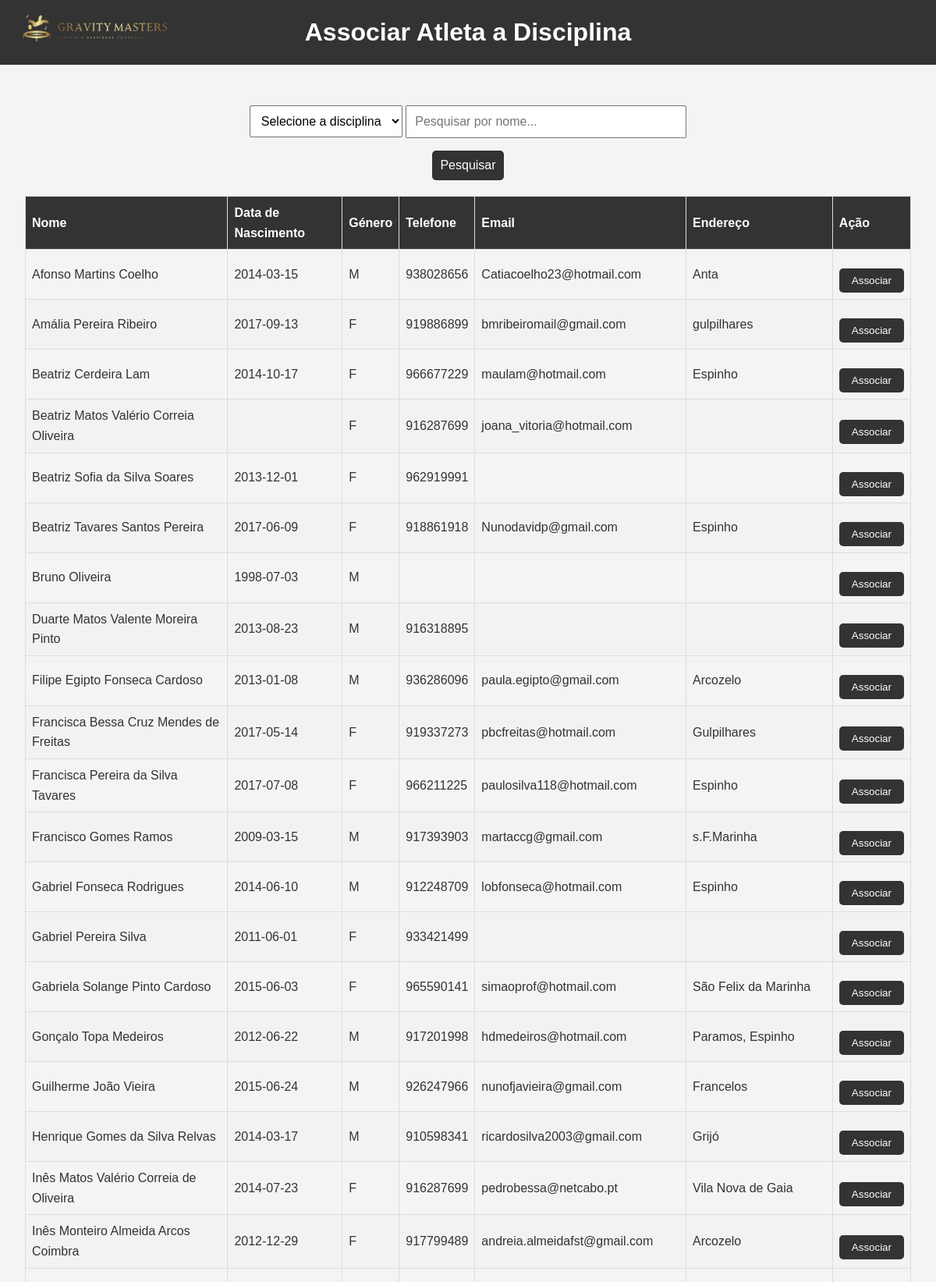
/frontend/assign_discipline.php (upper part), run on the app's committed database.
### tables this page shows
CREATE TABLE "Athlete" (
    idAthlete INTEGER PRIMARY KEY AUTOINCREMENT,
    name VARCHAR(255) NOT NULL,
    birthday DATE,
    genre VARCHAR(1) NOT NULL,
    mobile VARCHAR(20),
    email VARCHAR(255), username TEXT,
    password VARCHAR(255),
    address VARCHAR(255),
    ageGroup VARCHAR(255), "fgpNumber" TEXT, "tag_uid" TEXT,
    UNIQUE(idAthlete)
);

### frontend/assign_discipline.php (the view, shortened to what this page needs)
<!DOCTYPE html>
<html lang="pt">
<head>
    <link rel="stylesheet" href="../css/assign_discipline.css">
</head>
<body>
    <header>
        <div class="header-content">
            <h1>Associar Atleta a Disciplina</h1>
        </div>
        <div class="logo-content">
            <img src="..\imagens\teste.png" alt="Logo do Clube" class="header-logo">
        </div>
    </header>
    <main>
        <div class="search-container">
            <select id="disciplineSelect">
                <option value="">Selecione a disciplina</option>
            </select>
            <input type="text" id="searchInput" onkeyup="filterTable()" placeholder="Pesquisar por nome...">
            <button type="button" onclick="filterTable()">Pesquisar</button>
        </div>
        <table id="athleteTable">
            <thead>
                <tr>
                    <th>Nome</th>
                    <th>Data de Nascimento</th>
                    <th>Género</th>
                    <th>Telefone</th>
                    <th>Email</th>
                    <th>Endereço</th>
                    <th>Ação</th>
                </tr>
            </thead>
            <tbody>
                <?php
                include '../backend/db_connect.php';
                try {
                    $sql = "SELECT idAthlete, name, birthday, genre, mobile, email, address FROM Athlete";
                    $stmt = $conn->query($sql);
                    while ($row = $stmt->fetch(PDO::FETCH_ASSOC)) {
                        echo "<tr>";
                        echo "<td>{$row['name']}</td>";
                        echo "<td>{$row['birthday']}</td>";
                        echo "<td>{$row['genre']}</td>";
                        echo "<td>{$row['mobile']}</td>";
                        echo "<td>{$row['email']}</td>";
                        echo "<td>{$row['address']}</td>";
                        echo "<td>
                                 <form action='../backend/assign_discipline.php' method='POST' onsubmit='return validateForm(this);'>
                                     <input type='hidden' name='athlete_id' value='{$row['idAthlete']}'>
                                     <input type='hidden' name='discipline' value='' class='disciplineInput'>
                                     <button type='submit'>Associar</button>
                                 </form>
                              </td>";
                        echo "</tr>";
                    }
                } catch (Exception $e) {
                    echo "<tr><td colspan='7'>Erro: " . $e->getMessage() . "</td></tr>";
                }
                ?>
            </tbody>
        </table>
    </main>
</body>
</html>

### css/assign_discipline.css (style rules this page uses)
* { margin: 0; padding: 0; box-sizing: border-box; }
body { font-family: Arial, sans-serif; line-height: 1.6; background-color: #f4f4f4; color: #333; display: flex; flex-direction: column; min-height: 100vh; }
header { background: #333; color: #fff; padding: 1rem; max-height: 90px; }
.header-content { display: flex; align-items: center; justify-content: space-between; max-width: 1200px; margin: 0 auto; padding: 0 1rem; }
.header-logo { max-height: 100%; height: auto; margin-right: 0rem; }
header h1 { flex: 1; text-align: center; margin: 0; font-size: 2rem; }
.logo-content { position: absolute; top: 10px; left: 20px; }
main { flex: 1; padding: 2rem; text-align: center; }
button { display: inline-block; background: #333; color: #fff; padding: 0.5rem 1rem; border: none; border-radius: 5px; cursor: pointer; transition: background 0.3s; margin-top: 1rem; }
table { width: 100%; border-collapse: collapse; margin-top: 1rem; }
thead { background: #333; color: #fff; }
th, td { padding: 8px; border: 1px solid #dddddd; text-align: left; }
tr:nth-child(even) { background-color: #f2f2f2; }
.search-container { margin: 20px auto; max-width: 600px; }
.search-container select, .search-container input[type=text], .search-container button { padding: 10px; font-size: 16px; }
.search-container input[type=text] { width: 60%; }
.search-container button { background: #333; border: none; cursor: pointer; transition: background 0.3s; }

### data on the page
athlete: name "Afonso Martins Coelho", birthday "2014-03-15", genre "M", mobile "938028656", email "Catiacoelho23@hotmail.com", address "Anta"
athlete: name "Amália Pereira Ribeiro", birthday "2017-09-13", genre "F", mobile "919886899", email "bmribeiromail@gmail.com", address "gulpilhares"
athlete: name "Beatriz Cerdeira Lam", birthday "2014-10-17", genre "F", mobile "966677229", email "maulam@hotmail.com", address "Espinho"
athlete: name "Beatriz Matos Valério Correia Oliveira", genre "F", mobile "916287699", email "joana_vitoria@hotmail.com"
athlete: name "Beatriz Sofia da Silva Soares", birthday "2013-12-01", genre "F", mobile "962919991"
athlete: name "Beatriz Tavares Santos Pereira", birthday "2017-06-09", genre "F", mobile "918861918", email "Nunodavidp@gmail.com", address "Espinho"
athlete: name "Bruno Oliveira", birthday "1998-07-03", genre "M"
athlete: name "Duarte Matos Valente Moreira Pinto", birthday "2013-08-23", genre "M", mobile "916318895"
athlete: name "Filipe Egipto Fonseca Cardoso", birthday "2013-01-08", genre "M", mobile "936286096", email "paula.egipto@gmail.com", address "Arcozelo"
athlete: name "Francisca Bessa Cruz Mendes de Freitas", birthday "2017-05-14", genre "F", mobile "919337273", email "pbcfreitas@hotmail.com", address "Gulpilhares"
athlete: name "Francisca Pereira da Silva Tavares", birthday "2017-07-08", genre "F", mobile "966211225", email "paulosilva118@hotmail.com", address "Espinho"
athlete: name "Francisco Gomes Ramos", birthday "2009-03-15", genre "M", mobile "917393903", email "martaccg@gmail.com", address "s.F.Marinha"
athlete: name "Gabriel Fonseca Rodrigues", birthday "2014-06-10", genre "M", mobile "912248709", email "lobfonseca@hotmail.com", address "Espinho"
athlete: name "Gabriel Pereira Silva", birthday "2011-06-01", genre "F", mobile "933421499"
athlete: name "Gabriela Solange Pinto Cardoso", birthday "2015-06-03", genre "F", mobile "965590141", email "simaoprof@hotmail.com", address "São Felix da Marinha"
athlete: name "Gonçalo Topa Medeiros", birthday "2012-06-22", genre "M", mobile "917201998", email "hdmedeiros@hotmail.com", address "Paramos, Espinho"
athlete: name "Guilherme João Vieira", birthday "2015-06-24", genre "M", mobile "926247966", email "nunofjavieira@gmail.com", address "Francelos"
athlete: name "Henrique Gomes da Silva Relvas", birthday "2014-03-17", genre "M", mobile "910598341", email "ricardosilva2003@gmail.com", address "Grijó"
athlete: name "Inês Matos Valério Correia de Oliveira", birthday "2014-07-23", genre "F", mobile "916287699", email "pedrobessa@netcabo.pt", address "Vila Nova de Gaia"
athlete: name "Inês Monteiro Almeida Arcos Coimbra", birthday "2012-12-29", genre "F", mobile "917799489", email "andreia.almeidafst@gmail.com", address "Arcozelo"
